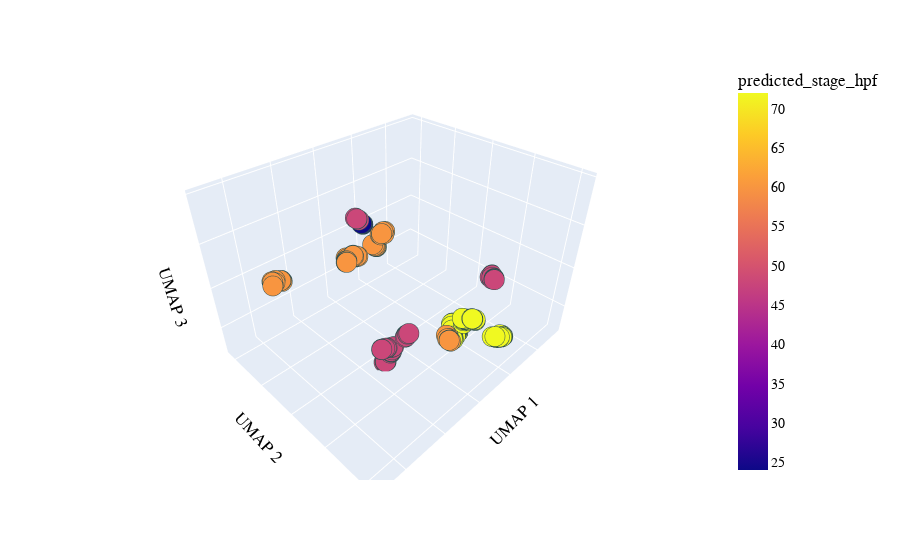

Source (notebook cell):
### Code cell
hooke_fig2 = px.scatter_3d(master_df_ref, x="UMAP_hooke_00_3", y="UMAP_hooke_01_3", z="UMAP_hooke_02_3",
                    color="predicted_stage_hpf", color_discrete_map=color_discrete_map, opacity=1)

hooke_fig2.update_traces(marker=dict(size=7, 
                              line=dict(width=2,
                                        color='DarkSlateGrey'))
                 )

hooke_fig2.update_layout(scene = dict(
                    xaxis_title="UMAP 1",
                    yaxis_title="UMAP 2",
                    zaxis_title="UMAP 3",
                    xaxis = dict(showticklabels=False),
                    yaxis = dict(showticklabels=False),
                    zaxis = dict(showticklabels=False)
                    ),   
    legend_title="stage (hpf)",
    font=dict(
        family="Arial",
        size=14,
        color="Black"
    )
)
                  
hooke_fig2.show()

### Figure 1 — Plotly figure (JSON) as saved in the notebook; plotly's stock layout.template omitted (floating-point values rounded to 4 significant figures; data arrays with more than 128 entries replaced by an {"elided": "..."} marker saying what was removed)
{"data": [{"hovertemplate": "UMAP_hooke_00_3=%{x}<br>UMAP_hooke_01_3=%{y}<br>UMAP_hooke_02_3=%{z}<br>predicted_stage_hpf=%{marker.color}<extra></extra>", "legendgroup": "", "marker": {"color": {"elided": "174 int values"}, "coloraxis": "coloraxis", "line": {"color": "DarkSlateGrey", "width": 2}, "opacity": 1, "size": 7, "symbol": "circle"}, "mode": "markers", "name": "", "scene": "scene", "showlegend": false, "type": "scatter3d", "x": {"elided": "174 float values"}, "y": {"elided": "174 float values"}, "z": {"elided": "174 float values"}}], "layout": {"coloraxis": {"colorbar": {"title": {"text": "predicted_stage_hpf"}}, "colorscale": [[0, "#0d0887"], [0.1111, "#46039f"], [0.2222, "#7201a8"], [0.3333, "#9c179e"], [0.4444, "#bd3786"], [0.5556, "#d8576b"], [0.6667, "#ed7953"], [0.7778, "#fb9f3a"], [0.8889, "#fdca26"], [1, "#f0f921"]]}, "font": {"color": "Black", "family": "Arial", "size": 14}, "legend": {"title": {"text": "stage (hpf)"}, "tracegroupgap": 0}, "margin": {"t": 60}, "scene": {"domain": {"x": [0, 1], "y": [0, 1]}, "xaxis": {"showticklabels": false, "title": {"text": "UMAP 1"}}, "yaxis": {"showticklabels": false, "title": {"text": "UMAP 2"}}, "zaxis": {"showticklabels": false, "title": {"text": "UMAP 3"}}}}}
